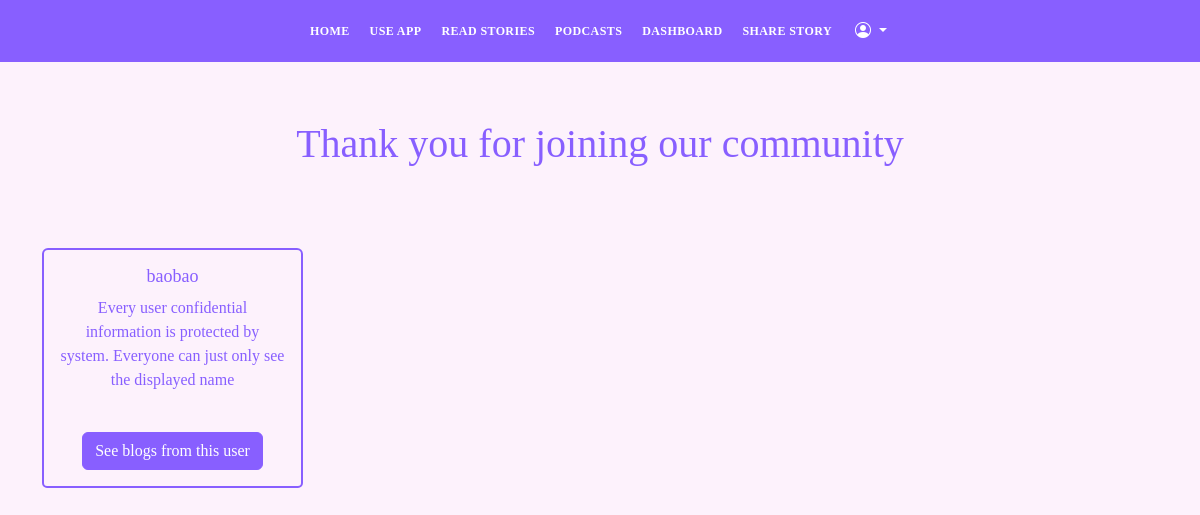
The page /all_users (signed in) on the database as committed earlier.
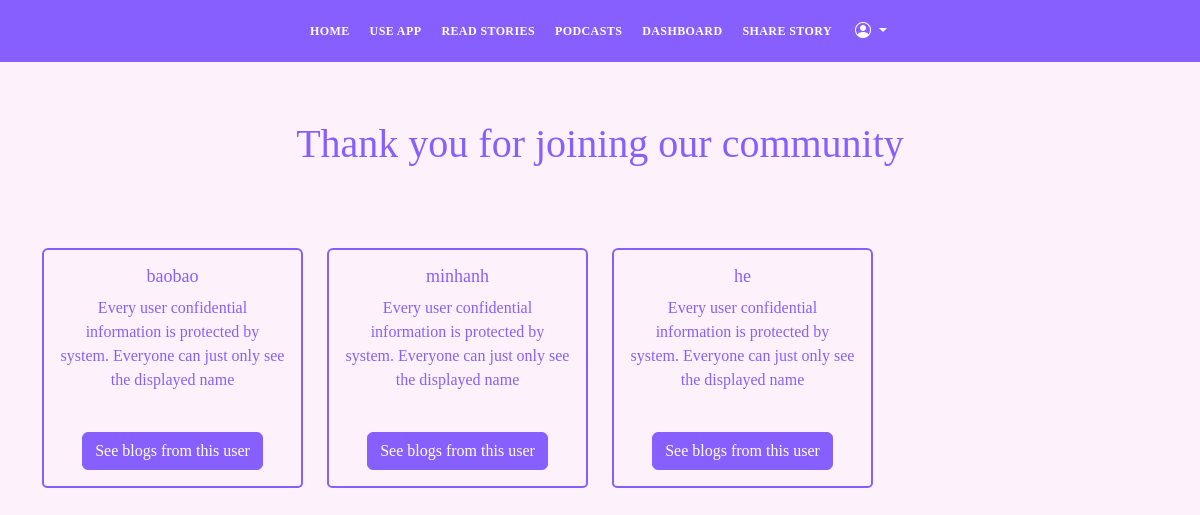
The same page on the database as committed later.
### app.py (models this page shows, shortened)
class Users(db.Model, UserMixin):
    id = db.Column(db.Integer, primary_key=True)
    name = db.Column(db.String(200), nullable=False)
    email =  db.Column(db.String(120), nullable=False, unique=True)
    user_name = db.Column(db.String(120), nullable=False)
    password_hash = db.Column(db.String(200))
    posts = db.relationship('Blogs', backref='poster')
    comments = db.relationship('Comments', backref='commenter')
    reacts = db.relationship('Reactions', backref='reacter')
    bookmarks = db.relationship('BookMarks', backref='bookmarker')
    @property
    def password():
        raise AttributeError('password is not a readable attribute')
    date_added = db.Column(db.DateTime, default=datetime.utcnow)

### app.py (the view)
@app.route("/all_users", methods=["GET", "POST"])
@login_required
def all_users():
    all_users = Users.query.order_by(Users.date_added)
    return render_template("all_users.html", all_users=all_users)

### app.py (called while the page is built)
@app.context_processor
def base():
    form = SearchForm()
    return dict(form=form)

@login_manager.user_loader
def load_user(user_id):
    return Users.query.get(int(user_id))

### templates/all_users.html (shortened to what this page needs)
{% include 'navbar.html' %}
<div id="hero" class="hero route bg-image">
    <div class="hero-content display-table">
        <div class="table-cell-2">
            <h1 class="text-purple">Thank you for joining our community</h1>
            <div class="container">
                <br>
                <div class="row mt-4">
                    {% for user in all_users %}
                            <div class="col-3 mt-4">
                                <div class="card card-primary-color" style="max-width: 19rem;">
                                <div class="card-body">
                                    <h5 class="card-title">{{user.user_name}}</h5>
                                    <p class="card-text">Every user confidential information is protected by system. Everyone can just only see the displayed name</p>
                                    <br>
                                    <a href="{{url_for('other_user_blogs', id=user.id)}}" class="btn btn-primary">See blogs from this user</a>
                                </div>
                            </div>
                        </div>
                    {% endfor %}
                </div>
            </div>
        </div>
    </div>
</div>

Rows that differ between the two databases and show on the page:
added Users: user_name "minhanh"
added Users: user_name "he"
